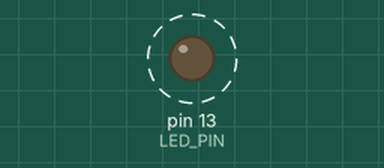
Simulated run of this sketch. Board: Arduino Uno, built with avr-gcc and run on an emulated ATmega328P. Shown: output pins drawn as LEDs (lit = HIGH). Dashed ring = blinking.

Above: at 0.8 s.
Timing chart, 0 to 3.5 s (numbered marks = the images above):
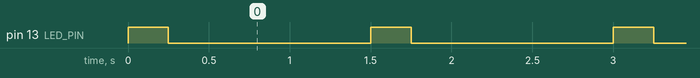

Measured:
- by itself, pin 13 (LED_PIN): alternates HIGH for 0.25 s and LOW for 1.3 s

The sketch:

Blinking_Lights.ino
```cpp
int LED_PIN = 13; //LED connected to pin 13
int LED_PIN_2 = 12; //LED connected to pin 12
int LED_PIN_3 = 11;

void setup() {
  // put your setup code here, to run once:
  pinMode (LED_PIN, OUTPUT);


}

void loop() {
  // put your main code here, to run repeatedly:
  digitalWrite (LED_PIN, HIGH); // turn on LED
  delay (250);
  digitalWrite (LED_PIN, LOW);
  delay (250);
  digitalWrite (LED_PIN_2, HIGH); // turn on LED
  delay (250);
  digitalWrite (LED_PIN_2, LOW);
  delay (250);
  digitalWrite (LED_PIN_3, HIGH); // turn on LED
  delay (250);
  digitalWrite (LED_PIN_3, LOW);
  delay (250);


}
```
